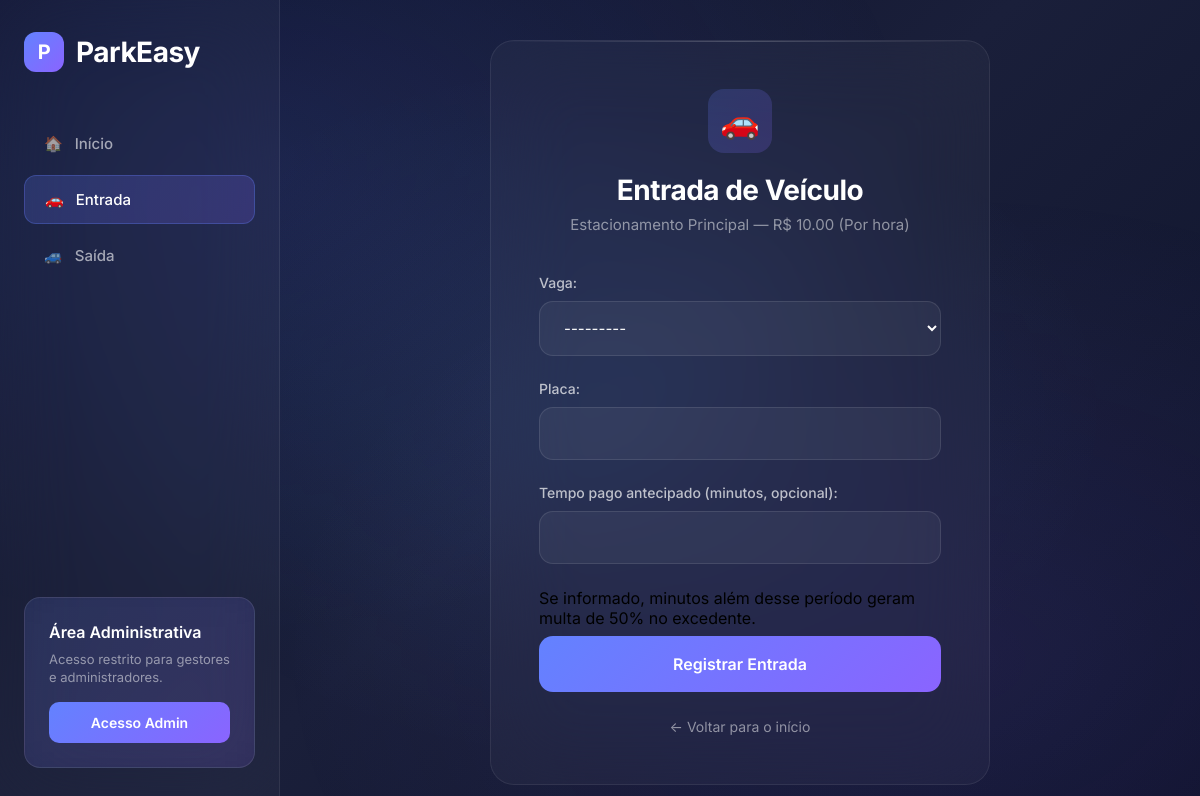
The page /entrada/ on the database its author committed.
### estacionamento/models.py (models this page shows, shortened)
class Estacionamento(models.Model):
    POR_MINUTO = 'por_minuto'
    POR_HORA = 'por_hora'
    TIPO_COBRANCA_CHOICES = [
        (POR_MINUTO, 'Por minuto'),
        (POR_HORA, 'Por hora'),
    ]
    nome = models.CharField(max_length=120)
    valor = models.DecimalField(
        max_digits=10,
        decimal_places=2,
        validators=[MinValueValidator(Decimal('0.01'))],
    )
    tipo_cobranca = models.CharField(
        max_length=20,
        choices=TIPO_COBRANCA_CHOICES,
    )
    ativo = models.BooleanField(default=True)
    criado_em = models.DateTimeField(auto_now_add=True)
    class Meta:
        ordering = ['nome']
    @property
    def tipo_cobranca_label(self):
        return dict(self.TIPO_COBRANCA_CHOICES).get(self.tipo_cobranca, self.tipo_cobranca)

### estacionamento/views.py (the view, shortened to what this page needs)
def entrada_veiculo(request):
    estacionamento = get_estacionamento_atual(request)
    if request.method == 'POST':
        form = EntradaVeiculoForm(estacionamento, request.POST)
        if form.is_valid():
            vaga = form.cleaned_data['vaga']
            placa = form.cleaned_data['placa']
            tempo_pago = form.cleaned_data.get('tempo_pago_minutos')
            Movimentacao.objects.create(
                vaga=vaga,
                placa=placa.upper(),
                horario_entrada=now(),
                tempo_pago_minutos=tempo_pago,
                ativa=True,
            )
            vaga.ocupada = True
            vaga.save()
            return redirect('home')
    else:
        form = EntradaVeiculoForm(estacionamento)
    return render(request, 'entrada.html', {
        'form': form,
        'estacionamento': estacionamento,
    })

### estacionamento/forms.py
class EntradaVeiculoForm(forms.Form):
    vaga = forms.ModelChoiceField(
        queryset=Vaga.objects.none(),
        label='Vaga',
    )
    placa = forms.CharField(max_length=10, label='Placa')
    tempo_pago_minutos = forms.IntegerField(
        required=False,
        min_value=1,
        label='Tempo pago antecipado (minutos, opcional)',
        help_text='Se informado, minutos além desse período geram multa de 50% no excedente.',
    )
    def __init__(self, estacionamento=None, *args, **kwargs):
        super().__init__(*args, **kwargs)
        qs = Vaga.objects.filter(ocupada=False)
        if estacionamento:
            qs = qs.filter(estacionamento=estacionamento)
        self.fields['vaga'].queryset = qs.order_by('numero')

### estacionamento/models.py (called while the page is built)
    def __str__(self):
        return f'{self.estacionamento.nome} — Vaga {self.numero}'

### estacionamento/utils.py (called while the page is built)
def get_estacionamento_atual(request):
    pk = request.session.get('estacionamento_id')
    if pk:
        estacionamento = Estacionamento.objects.filter(pk=pk, ativo=True).first()
        if estacionamento:
            return estacionamento
    estacionamento = Estacionamento.objects.filter(ativo=True).first()
    if estacionamento:
        request.session['estacionamento_id'] = estacionamento.pk
    return estacionamento

### estacionamento/templates/entrada.html (shortened to what this page needs)
<!DOCTYPE html>
<html lang="pt-br">
<head>
</head>
<body>
    <div class="app-container">
        <aside class="sidebar">
            <div class="logo">
                <div class="logo-icon">P</div>
                ParkEasy
            </div>
            <nav class="nav-links">
                <a href="/" class="nav-link">
                    <span>🏠</span>
                    Início
                </a>
                <a href="/entrada/" class="nav-link active">
                    <span>🚗</span>
                    Entrada
                </a>
                <a href="/saida/" class="nav-link">
                    <span>🚙</span>
                    Saída
                </a>
            </nav>
            {% include 'includes/auth_sidebar.html' %}
        </aside>
        <main class="main-content">
            <div class="form-card">
                <div class="form-header">
                    <div class="icon">🚗</div>
                    <h1>Entrada de Veículo</h1>
                    {% if estacionamento %}
                    <p>{{ estacionamento.nome }} — R$ {{ estacionamento.valor }} ({{ estacionamento.tipo_cobranca_label }})</p>
                    {% endif %}
                </div>
                <form method="POST">
                    {{ form.as_p }}
                    <button type="submit">
                        Registrar Entrada
                    </button>
                </form>
                <div class="back-link">
                    <a href="/">← Voltar para o início</a>
                </div>
            </div>
        </main>
    </div>
</body>
</html>

### estacionamento/templates/entrada.html (style rules this page uses)
* { margin: 0; padding: 0; box-sizing: border-box; }
body { font-family: 'Inter', -apple-system, BlinkMacSystemFont, 'Segoe UI', sans-serif; background: linear-gradient(135deg, #0a0e27 0%, #1a1f3a 50%, #0d1229 100%); min-height: 100vh; padding: 0; overflow-x: hidden; position: relative; }
body::before { content: ''; position: fixed; top: 0; left: 0; right: 0; bottom: 0; background: radial-gradient(ellipse at 20% 20%, rgba(99, 130, 255, 0.15) 0%, transparent 50%), radial-gradient(ellipse at 80% 80%, rgba(138, 100, 255, 0.1) 0%, transparent 50%), radial-gradient(ellipse at 50% 50%, rgba(79, 172, 254, 0.08) 0%, transparent 60%); pointer-events: none; z-index: 0; }
.app-container { display: flex; min-height: 100vh; position: relative; z-index: 1; }
.sidebar { width: 280px; background: rgba(255, 255, 255, 0.03); backdrop-filter: blur(40px); -webkit-backdrop-filter: blur(40px); border-right: 1px solid rgba(255, 255, 255, 0.08); padding: 32px 24px; display: flex; flex-direction: column; position: fixed; height: 100vh; overflow-y: auto; }
.logo { font-size: 28px; font-weight: 700; color: white; margin-bottom: 48px; letter-spacing: -0.5px; display: flex; align-items: center; gap: 12px; }
.logo-icon { width: 40px; height: 40px; background: linear-gradient(135deg, #6382ff 0%, #8a64ff 100%); border-radius: 12px; display: flex; align-items: center; justify-content: center; font-size: 20px; }
.nav-links { display: flex; flex-direction: column; gap: 8px; flex: 1; }
.nav-link { text-decoration: none; padding: 14px 20px; color: rgba(255, 255, 255, 0.6); border-radius: 12px; transition: all 0.3s cubic-bezier(0.4, 0, 0.2, 1); font-weight: 500; font-size: 15px; display: flex; align-items: center; gap: 12px; }
.nav-link.active { background: linear-gradient(135deg, rgba(99, 130, 255, 0.2) 0%, rgba(138, 100, 255, 0.2) 100%); color: white; border: 1px solid rgba(99, 130, 255, 0.3); }
.main-content { flex: 1; margin-left: 280px; padding: 40px; display: flex; align-items: center; justify-content: center; }
.form-card { background: rgba(255, 255, 255, 0.03); backdrop-filter: blur(40px); -webkit-backdrop-filter: blur(40px); border: 1px solid rgba(255, 255, 255, 0.08); border-radius: 24px; padding: 48px; width: 100%; max-width: 500px; position: relative; overflow: hidden; }
.form-card::before { content: ''; position: absolute; top: 0; left: 0; right: 0; height: 1px; background: linear-gradient(90deg, transparent, rgba(255, 255, 255, 0.2), transparent); }
.form-header { text-align: center; margin-bottom: 40px; }
.form-header .icon { width: 64px; height: 64px; background: linear-gradient(135deg, rgba(99, 130, 255, 0.2) 0%, rgba(138, 100, 255, 0.2) 100%); border-radius: 16px; display: flex; align-items: center; justify-content: center; font-size: 32px; margin: 0 auto 20px; }
.form-header h1 { color: white; font-size: 28px; font-weight: 700; letter-spacing: -0.5px; margin-bottom: 8px; }
.form-header p { color: rgba(255, 255, 255, 0.5); font-size: 15px; }
label { color: rgba(255, 255, 255, 0.7); font-weight: 500; display: block; margin-bottom: 10px; font-size: 14px; }
input, select { width: 100%; padding: 16px 20px; margin-bottom: 24px; border: 1px solid rgba(255, 255, 255, 0.1); border-radius: 14px; background: rgba(255, 255, 255, 0.05); color: white; font-size: 15px; font-family: inherit; transition: all 0.3s ease; }
input::placeholder { color: rgba(255, 255, 255, 0.4); }
select option { background: #1a1f3a; color: white; }
button { background: linear-gradient(135deg, #6382ff 0%, #8a64ff 100%); color: white; border: none; padding: 18px 24px; width: 100%; border-radius: 14px; cursor: pointer; font-size: 16px; font-weight: 600; font-family: inherit; transition: all 0.3s ease; margin-top: 8px; }
.back-link { text-align: center; margin-top: 24px; }
.back-link a { color: rgba(255, 255, 255, 0.5); text-decoration: none; font-size: 14px; transition: color 0.3s ease; }

### rows shown on the page
Estacionamento: nome "Estacionamento Principal", valor "10.00", tipo_cobranca_label "Por hora"
